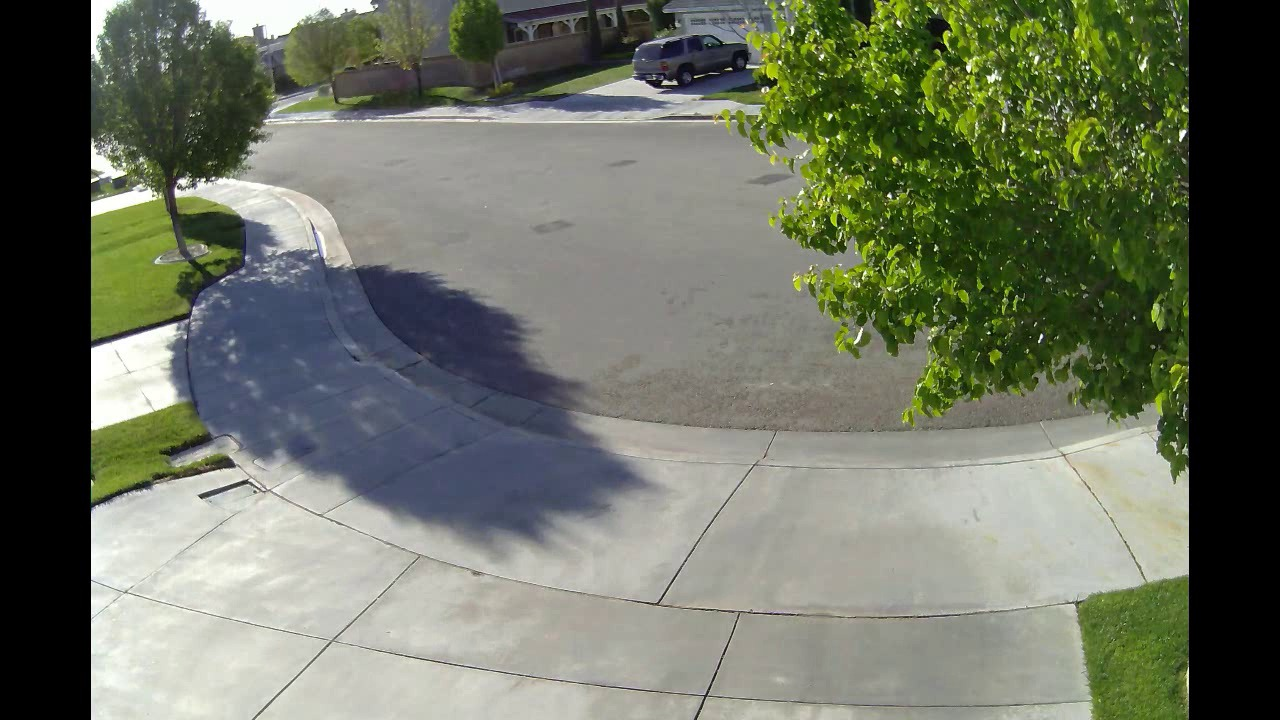
#> input picture background2.jpeg, 1280 x 720 px
$ python -i cc.py   (imports and definitions only)
#> lines starting #> are read from the running program, lines starting #| are printed output that depends on the picture

import cv2


from PIL import ImageTk,Image
def cc_farm():
	background = cv2.imread("background2.jpeg")
#> background is the input picture: shape (720, 1280, 3); mean B, G, R 99, 115.4, 109.6
	background = cv2.cvtColor(background,cv2.COLOR_BGR2GRAY)
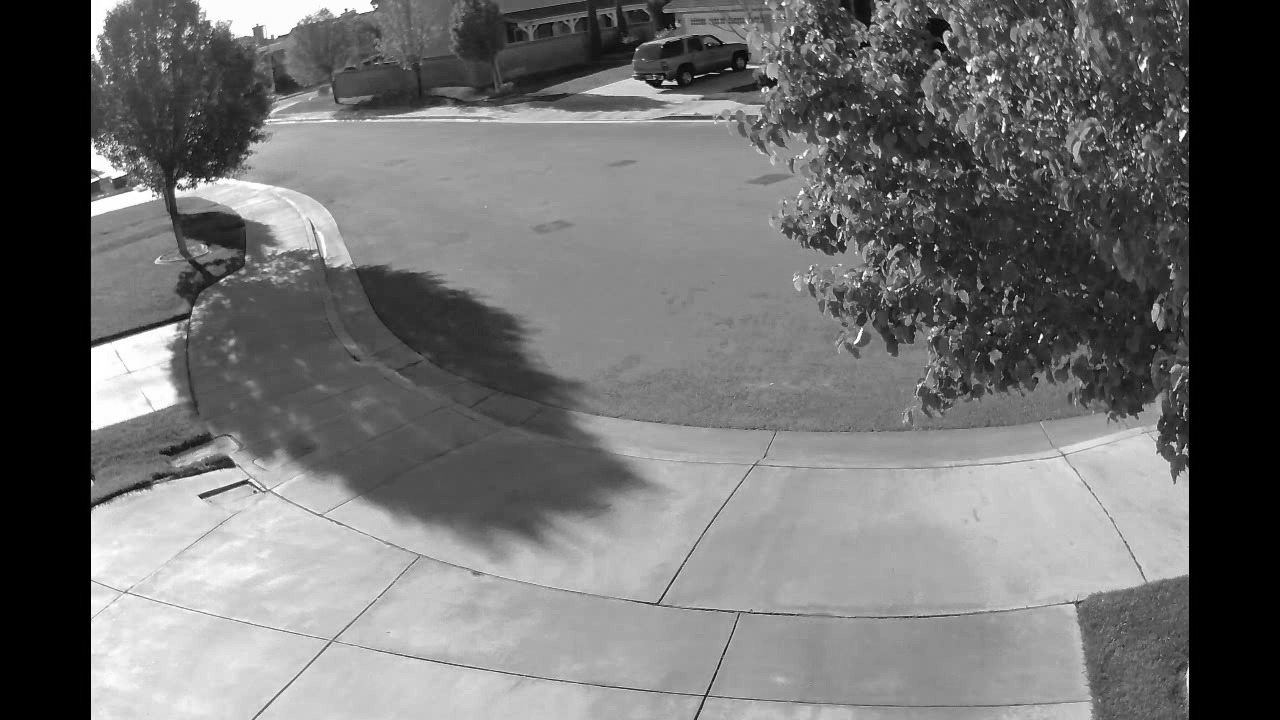
#> background: shape (720, 1280); min 0, max 255, mean 111.8
	background = cv2.GaussianBlur(background,(21,21),0)
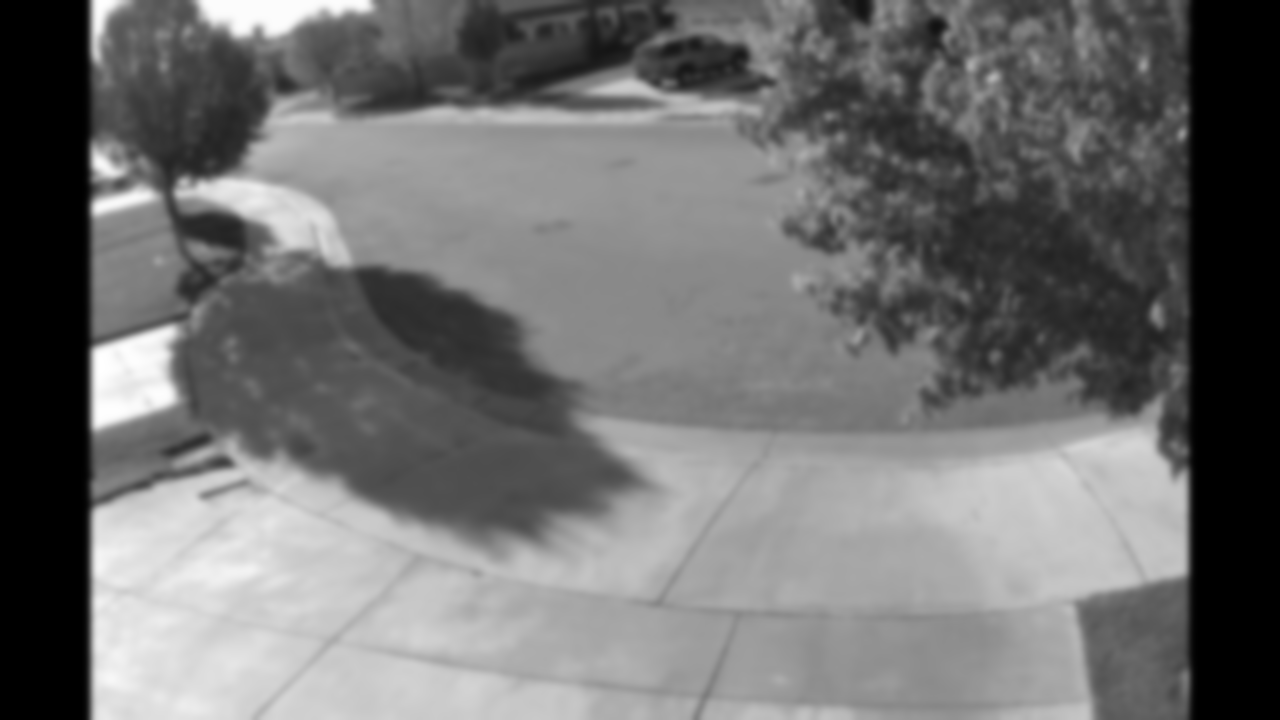
#> background: shape (720, 1280); min 0, max 255, mean 111.8
#> (the run stopped early here; a loop or call above may not have finished)
